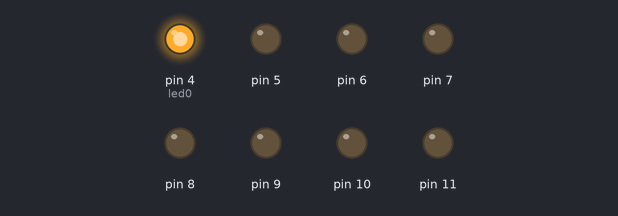
Bench run of a sketch on a simulated Arduino Uno, built with avr-gcc and run on an emulated ATmega328P. Shown: output pins drawn as LEDs (lit = HIGH).

Above: at 0.05 s.
At 0.65 s:
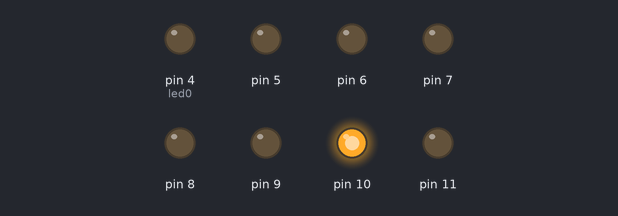
At 1.25 s:
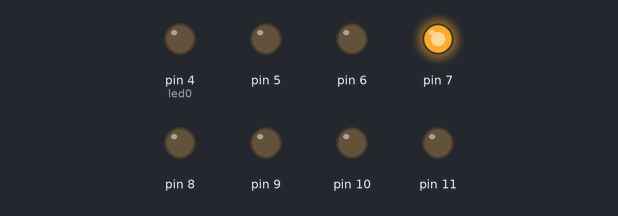
At 1.75 s:
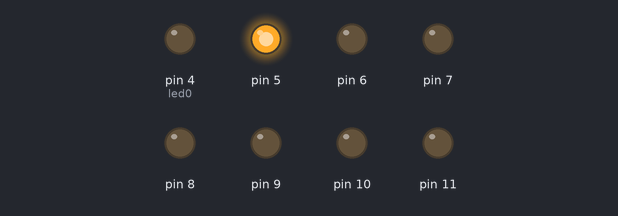
At 2.4 s:
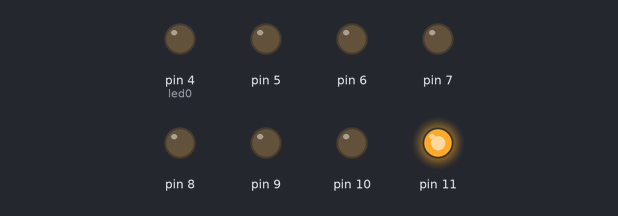
At 3.45 s:
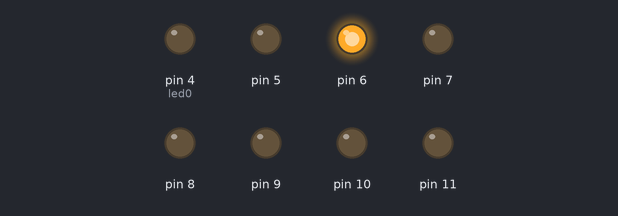
Timing chart, 0 to 3.8 s (numbered marks = the images above):
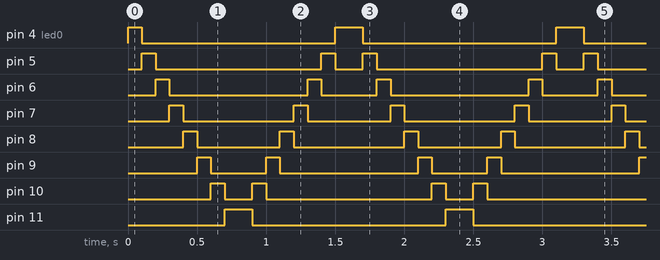

The sketch:

_04_Functions.ino
```cpp
int led0 = 4;

// the setup function runs once when you press reset or power the board
void setup() {
  // initialize digital pin 4..11 as an output.
  for (int i = 0; i < 8; i++)
    pinMode(led0 + i, OUTPUT);
}

// the loop function runs over and over again forever
void loop() {
  UpwardSequence();
  DownwardSequence();
}

void UpwardSequence()
{
  for (int i = 0; i < 8; i++)
  {
    digitalWrite(led0 + i, HIGH); // turn the LED on (HIGH is the voltage level)
    delay(100);                   // wait for a tenth of second
    digitalWrite(led0 + i, LOW);  // turn the LED off by making the voltage LOW
  }
}

void DownwardSequence()
{
  for (int i = 7; i >= 0; i--)
  {
    digitalWrite(led0 + i, HIGH); // turn the LED on (HIGH is the voltage level)
    delay(100);                   // wait for a tenth of second
    digitalWrite(led0 + i, LOW);  // turn the LED off by making the voltage LOW
  }
}
```

Measured:
- by itself, pin 4 (led0): repeats every 1.6 s: LOW 1.4 s, HIGH 0.20 s
- by itself, pin 5: repeats every 1.6 s: LOW 1.2 s, HIGH 0.10 s, LOW 0.20 s, HIGH 0.10 s
- by itself, pin 6: repeats every 1.6 s: LOW 1.0 s, HIGH 0.10 s, LOW 0.40 s, HIGH 0.10 s
- by itself, pin 7: repeats every 1.6 s: LOW 0.80 s, HIGH 0.10 s, LOW 0.60 s, HIGH 0.10 s
- by itself, pin 8: repeats every 1.6 s: LOW 0.60 s, HIGH 0.10 s, LOW 0.80 s, HIGH 0.10 s
- by itself, pin 9: repeats every 1.6 s: LOW 0.40 s, HIGH 0.10 s, LOW 1.0 s, HIGH 0.10 s
- by itself, pin 10: repeats every 1.6 s: LOW 0.20 s, HIGH 0.10 s, LOW 1.2 s, HIGH 0.10 s
- by itself, pin 11: alternates HIGH for 0.20 s and LOW for 1.4 s
